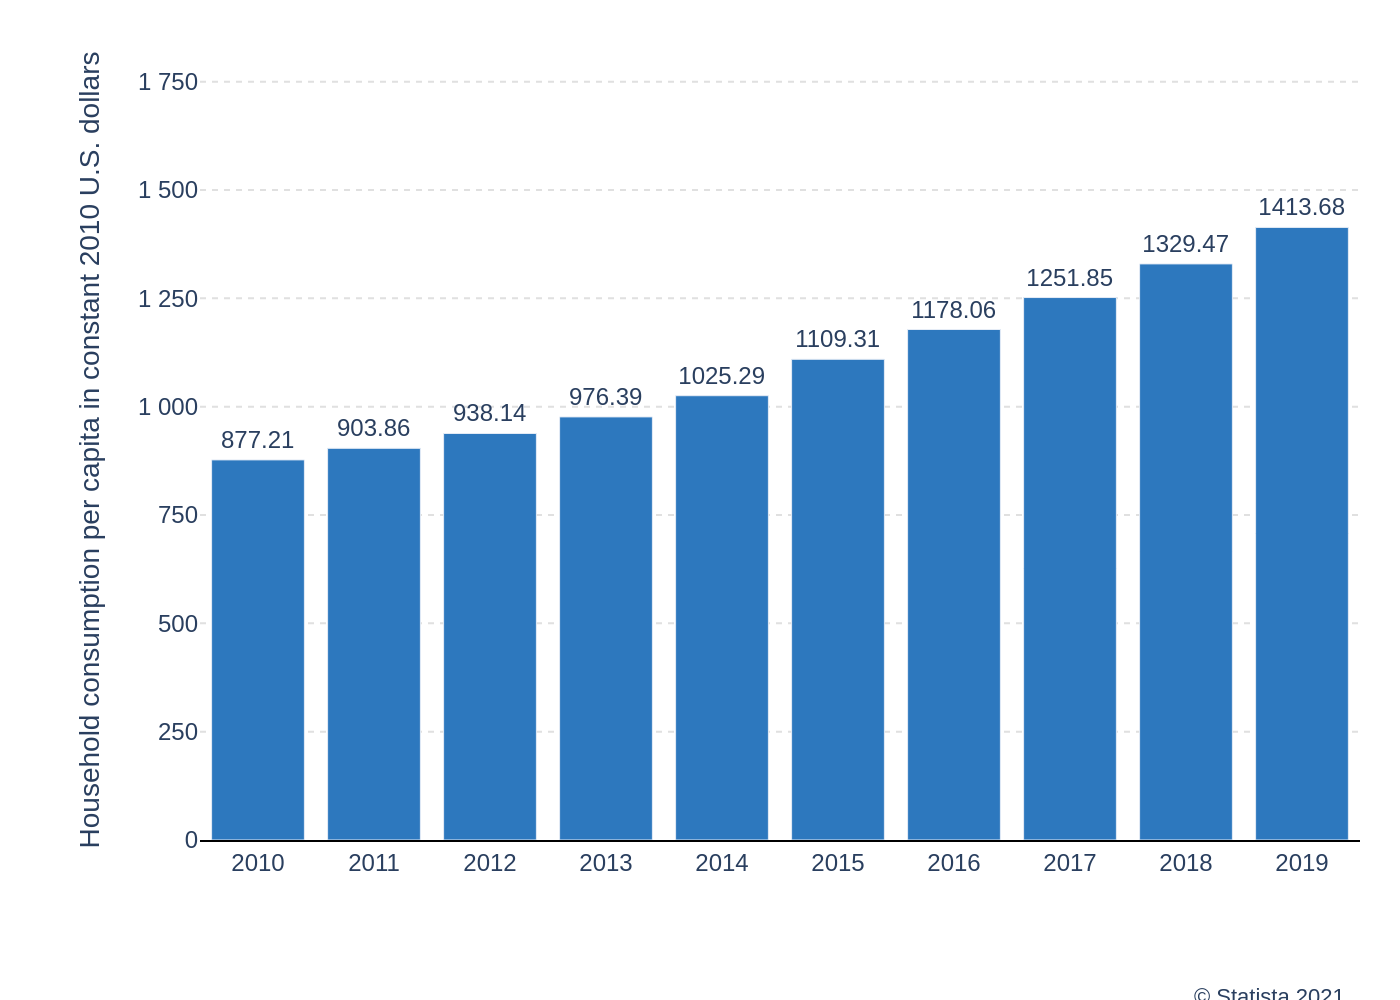

Generate this figure with Python:
import sys
import json
import os
import plotly.graph_objects as go

if len(sys.argv) != 2:
    print("Usage: python <script_name>.py <json_file_path>")
    sys.exit(1)

json_path = sys.argv[1]

with open(json_path, 'r', encoding='utf-8') as f:
    data = json.load(f)

chart_data = data['chart_data']
texts = data['texts']
colors = data['colors']

categories = [item['category'] for item in chart_data]
values = [item['value'] for item in chart_data]

fig = go.Figure()

fig.add_trace(go.Bar(
    x=categories,
    y=values,
    marker_color=colors[0],
    text=values,
    texttemplate='%{text:.2f}',
    textposition='outside',
    hoverinfo='none',
    cliponaxis=False
))

fig.update_layout(
    font_family="Arial",
    plot_bgcolor='white',
    paper_bgcolor='white',
    showlegend=False,
    xaxis=dict(
        title_text=texts.get('x_axis_title'),
        showgrid=False,
        showline=True,
        linecolor='black',
        linewidth=1,
        ticks='',
        tickfont=dict(size=12)
    ),
    yaxis=dict(
        title_text=texts.get('y_axis_title'),
        showgrid=True,
        gridcolor='#e0e0e0',
        griddash='dot',
        zeroline=False,
        showline=False,
        range=[0, 1800],
        tickvals=[0, 250, 500, 750, 1000, 1250, 1500, 1750],
        ticktext=['0', '250', '500', '750', '1 000', '1 250', '1 500', '1 750'],
        tickfont=dict(size=12)
    ),
    margin=dict(l=100, r=20, t=30, b=80),
)

if texts.get('source'):
    fig.add_annotation(
        text=texts['source'],
        xref="paper", yref="paper",
        x=0.99, y=-0.18,
        showarrow=False,
        xanchor='right',
        yanchor='top',
        align='right',
        font=dict(size=11)
    )

base_filename = os.path.splitext(os.path.basename(json_path))[0]
output_filename = f"{base_filename}.png"

fig.write_image(output_filename, scale=2)
